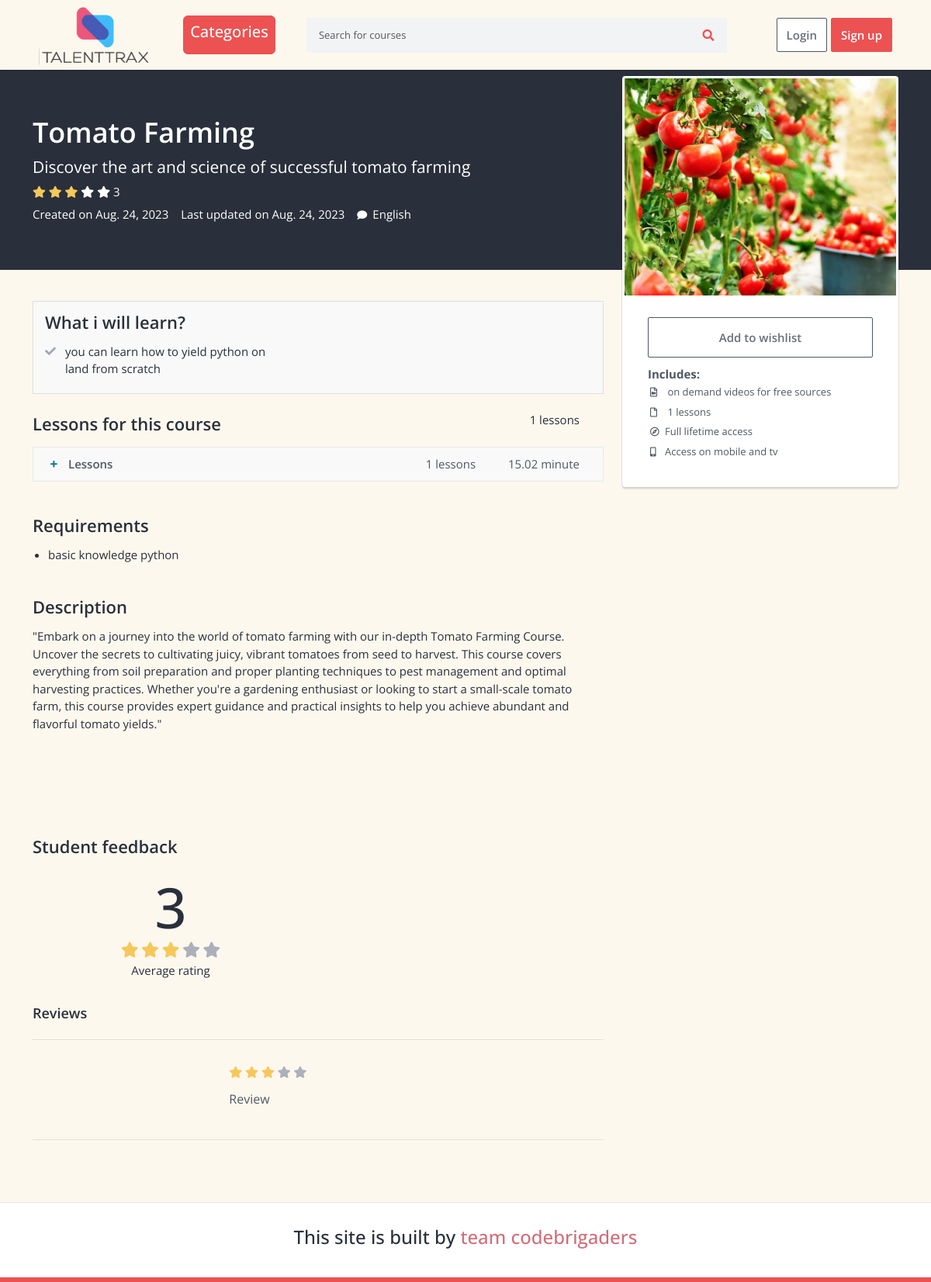
The app's page /courses/tomato-farming with its own data.
### courses/models.py (models this page shows, shortened)
class Course(models.Model):
    title = models.CharField(max_length=200)
    user = models.ForeignKey(User, on_delete=models.CASCADE)
    category = models.ForeignKey(Category, on_delete=models.SET_NULL, null=True)
    slug = models.SlugField(max_length=200, unique=True, primary_key=True, auto_created=False)
    short_description = models.TextField(blank=False, max_length=60)
    description = models.TextField(blank=False)
    outcome = models.CharField(max_length=200)
    requirements = models.CharField(max_length=200)
    language = models.CharField(max_length=200)
    level = models.CharField(max_length=20)
    thumbnail = models.ImageField(upload_to='thumbnails/')
    video_url = models.CharField(max_length=100)
    is_published = models.BooleanField(default=True)
    created_at = models.DateTimeField(default=now)
    updated_at = models.DateTimeField(default=now)

### courses/views.py (the view)
# urls.py: path('courses/<slug:slug>', CourseDetailView.as_view(), name='course-details'),
class CourseDetailView(DetailView):
    model = Course
    template_name = 'courses/details.html'
    context_object_name = 'course'
    def get_object(self, queryset=None):
        if queryset is None:
            queryset = self.get_queryset()
        slug = self.kwargs.get(self.slug_url_kwarg)
        slug_field = self.get_slug_field()
        queryset = queryset.filter(**{slug_field: slug})
        try:
            obj = queryset.get()
        except queryset.model.DoesNotExist:
            raise Http404("No %(verbose_name)s found matching the query" %
                          {'verbose_name': self.model._meta.verbose_name})
        return obj
    def get_context_data(self, **kwargs):
        context = super().get_context_data(**kwargs)
        course = self.get_object(self.get_queryset())
        if self.request.user.is_authenticated:
            if Enroll.objects.filter(course=course, user_id=self.request.user.id).exists():
                context['is_enrolled'] = True
            else:
                cart = Cart(self.request)
                context['is_in_cart'] = cart.has_course(course)
        else:
            cart = Cart(self.request)
            context['is_in_cart'] = cart.has_course(course)
        return context

### cart/cart.py (called while the page is built)
    def has_course(self, course):
        course_slug = str(course.slug)
        return course_slug in self.cart

### cart/context_processors.py (called while the page is built)
def cart(request):
    return {'cart': Cart(request)}

### courses/context_processors.py (called while the page is built)
def categories_processor(request):
    categories = Category.objects.all()
    return {'categories': categories}

### courses/templatetags/total_minutes.py (called while the page is built)
@register.filter
def total_minutes(queryset):
    return queryset.aggregate(Sum('duration')).get('duration__sum')

### templates/courses/details.html (shortened to what this page needs)
{% extends 'layouts/base.html' %}
{% load static %}
{% load humanize %}
{% load total_minutes %}
{% block content %}
    <section class="course-header-area">
        <div class="container">
            <div class="row align-items-end">
                <div class="col-lg-8">
                    <div class="course-header-wrap">
                        <h1 class="title">{{ course.title }}</h1>
                        <p class="subtitle">{{ course.short_description|truncatewords:20 }}</p>
                        <div class="rating-row">
                            {% for i in i|rjust:5 %}
                                {% if forloop.counter <= 3 %}
                                    <i class="fas fa-star filled" style="color: #f5c85b;"></i>
                                {% else %}
                                    <i class="fas fa-star"></i>
                                {% endif %}
                            {% endfor %}
                            <span class="d-inline-block average-rating">3</span>
                        </div>
                        <div class="created-row">
                            <span class="last-updated-date">Created on {{ course.created_at|date }}</span>
                            <span class="last-updated-date">Last updated on {{ course.updated_at|date }}</span>
                            <span class="comment">
                                <i class="fas fa-comment"></i>English
                            </span>
                        </div>
                    </div>
                </div>
                <div class="col-lg-4">
                </div>
            </div>
        </div>
    </section>
    <section class="course-content-area">
        <div class="container">
            <div class="row">
                <div class="col-lg-8">
                    <div class="what-you-get-box">
                        <div class="what-you-get-title">What i will learn?</div>
                        <ul class="what-you-get__items">
                            <li>{{ course.outcome }}</li>
                        </ul>
                    </div>
                    <br>
                    <div class="course-curriculum-box">
                        <div class="course-curriculum-title clearfix">
                            <div class="title float-left">Lessons for this course</div>
                            <div class="float-right">
                                <span class="total-lectures">
                                    {{ course.lessons.count }} lessons
                                </span>
                            </div>
                        </div>
                        <div class="course-curriculum-accordion">
                            <div class="lecture-group-wrapper">
                                <div class="lecture-group-title clearfix" data-toggle="collapse"
                                     data-target="#collapse"
                                     aria-expanded="false">
                                    <div class="title float-left">
                                        Lessons
                                    </div>
                                    <div class="float-right">
                                        <span class="total-lectures">
                                             {{ course.lessons.count }} lessons
                                        </span>
                                        <span class="total-time">
                                            {{ course.lessons|total_minutes | floatformat:2 }} minute
                                        </span>
                                    </div>
                                </div>
                            </div>
                        </div>
                    </div>
                    <div class="requirements-box">
                        <div class="requirements-title">Requirements</div>
                        <div class="requirements-content">
                            <ul class="requirements__list">
                                <li>{{ course.requirements }}</li>
                            </ul>
                        </div>
                    </div>
                    <div class="description-box view-more-parent">
                        <div class="description-title">Description</div>
                        <div class="description-content-wrap">
                            <div class="description-content">
                                {{ course.description }}
                            </div>
                        </div>
                    </div>
                    <div class="about-instructor-box">
                        <div class="row">
                            <div class="col-lg-4">
                            </div>
                            <div class="col-lg-8">
                            </div>
                        </div>
                    </div>
                    <div class="student-feedback-box">
                        <div class="student-feedback-title">
                            Student feedback
                        </div>
                        <div class="row">
                            <div class="col-lg-6 col-lg-offset-4">
                                <div class="average-rating">
                                    <div class="num">
                                        3
                                    </div>
                                    <div class="rating">
                                        {% for i in i|rjust:5 %}
                                            {% if forloop.counter <= 3 %}
                                                <i class="fas fa-star filled" style="color: #f5c85b;"></i>
                                            {% else %}
                                                <i class="fas fa-star" style="color: #abb0bb;"></i>
                                            {% endif %}
                                        {% endfor %}
                                    </div>
                                    <div class="title">Average rating</div>
                                </div>
                            </div>
                        </div>
                        <div class="reviews">
                            <div class="reviews-title">Reviews</div>
                            <ul>
                                <li>
                                    <div class="row">
                                        <div class="col-lg-4">
                                        </div>
                                        <div class="col-lg-8">
                                            <div class="review-details">
                                                <div class="rating">
                                                    {% for i in i|rjust:5 %}
                                                        {% if forloop.counter <= 3 %}
                                                            <i class="fas fa-star filled" style="color: #f5c85b;"></i>
                                                        {% else %}
                                                            <i class="fas fa-star" style="color: #abb0bb;"></i>
                                                        {% endif %}
                                                    {% endfor %}
                                                </div>
                                                <div class="review-text">
                                                    Review
                                                </div>
                                            </div>
                                        </div>
                                    </div>
                                </li>
                            </ul>
                        </div>
                    </div>
                </div>
                <div class="col-lg-4">
                    <div class="course-sidebar natural">
                        <div class="preview-video-box">
                            <a data-toggle="modal" data-target="#CoursePreviewModal">
                                <img src={{course.thumbnail.url}} alt="" class="img-fluid">
                            </a>
                        </div>
                        <div class="course-sidebar-text-box">
                            <div class="buy-btns">
                                {% if is_enrolled %}
                                    <button class="btn btn-add-cart" type="button"
                                            style="background-color: #00796b; border-color: #08796f; color: #ffffff">
                                        Go to course
                                    </button>
                                {% else %}
                                    {% if is_in_cart %}
                                        <button class="btn btn-add-cart" type="button"
                                                style="background-color: #ec5252; border-color: #ec5252; color: #ffffff">
                                            Added to wishlist
                                        </button>
                                    {% else %}
                                        <form action="{% url 'cart:cart_add' course.slug %}" method="post">
                                            <button class="btn btn-add-cart" type="submit" id="cart">Add to wishlist
                                            </button>
                                        </form>
                                    {% endif %}
                                {% endif %}
                            </div>
                            <div class="includes">
                                <div class="title"><b>Includes:</b></div>
                                <ul>
                                    <li>
                                        <i class="far fa-file-video"></i>
                                        on demand videos for free sources
                                    </li>
                                    <li>
                                        <i class="far fa-file"></i>  {{ course.lessons.count }} lessons
                                    </li>
                                    <li><i class="far fa-compass"></i>Full lifetime access
                                    </li>
                                    <li>
                                        <i class="fas fa-mobile-alt"></i>Access on mobile and tv
                                    </li>
                                </ul>
                            </div>
                        </div>
                    </div>
                </div>
            </div>
        </div>
    </section>
{% endblock %}

### static/frontend/css/style.css (style rules this page uses)
:root { --font-roboto: Roboto; --font-montserrat: Montserrat; --font-montecarlo: MonteCarlo; --font-size-7xl: 26px; --font-size-mini: 15px; --font-size-9xl: 28px; --font-size-lg: 18px; --color-floralwhite: #fdf8ee; --color-chocolate: #ff7426; --color-darkslateblue: #4d2c5e; --color-black: #000; --color-gray-100: #1d1d1d; --color-gray-200: rgba(255, 255, 255, 0.6); --color-gray-300: rgba(255, 255, 255, 0.2); --color-white: #fff; --br-4xl: 23px; }
body { background-color: #fdf8ee; }

### records on screen
Course: title "Tomato Farming", short_description "Discover the art and science of successful tomato farming", created_at "Aug. 24, 2023", updated_at "Aug. 24, 2023", outcome "you can learn how to yield python on land from scratch", lessons.count "1", lessons|total_minutes "15.02", requirements "basic knowledge python", description "\"Embark on a journey into the world of tomato farming with our in-depth Tomato Farming Course. Uncover the secrets to cultivating juicy, vibrant tomatoes from seed to harvest. This course covers everything from soil preparation and proper planting techniques to pest management and optimal harvesting practices. Whether you're a gardening enthusiast or looking to start a small-scale tomato farm, this course provides expert guidance and practical insights to help you achieve abundant and flavorful tomato yields.\"", thumbnail (placeholder picture)
